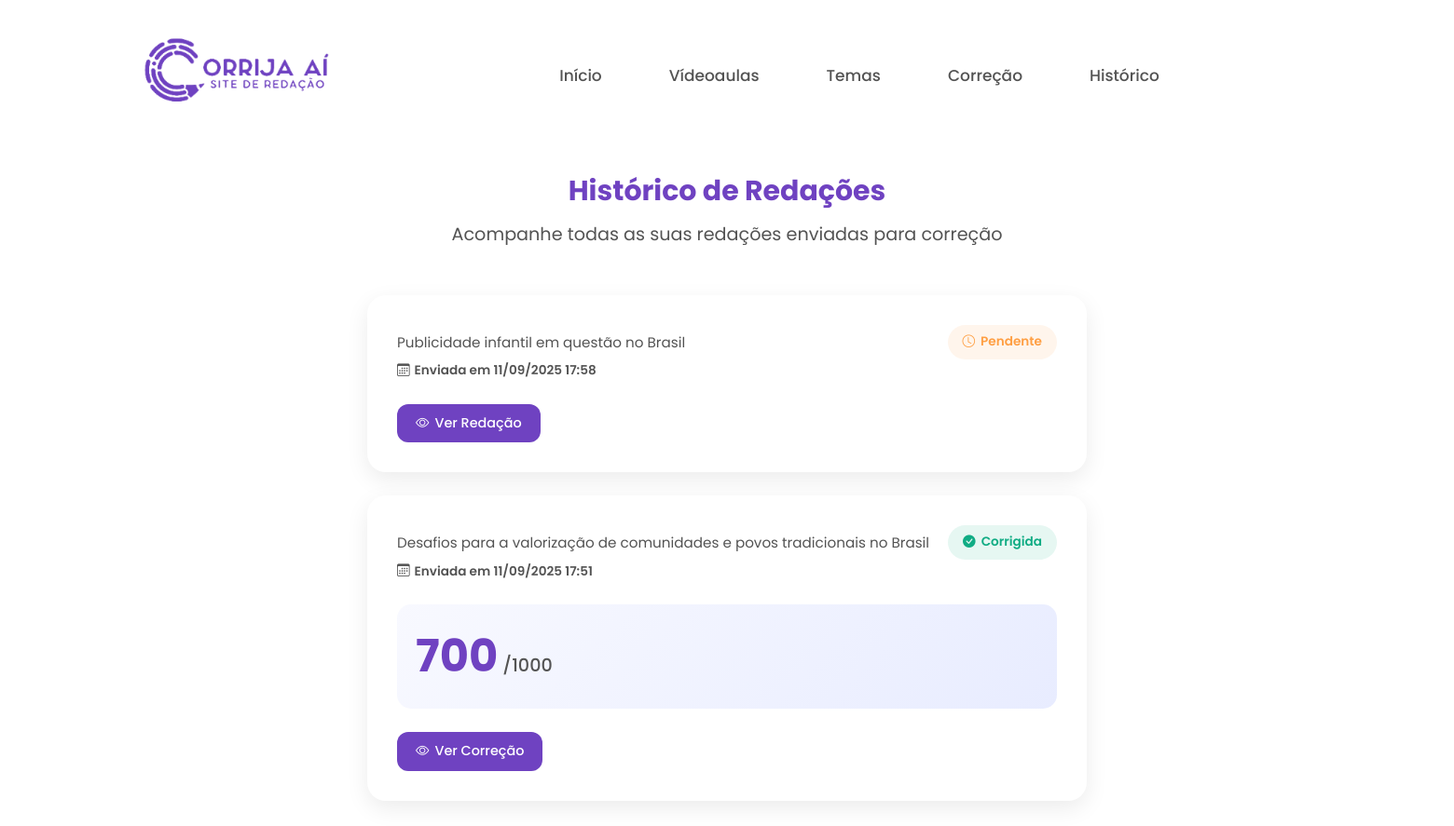
The app's page /historico.php (signed in) with its own data.
### tables this page shows
CREATE TABLE IF NOT EXISTS `redacoes` (
  `id` varchar(255) NOT NULL,
  `usuario_id` int NOT NULL,
  `aluno_nome` varchar(100) NOT NULL,
  `tema` varchar(255) NOT NULL,
  `titulo` varchar(255) DEFAULT NULL,
  `texto` text NOT NULL,
  `data_envio` datetime NOT NULL,
  `status` varchar(50) NOT NULL DEFAULT 'pendente',
  `c1` int DEFAULT '0',
  `c2` int DEFAULT '0',
  `c3` int DEFAULT '0',
  `c4` int DEFAULT '0',
  `c5` int DEFAULT '0',
  `nota_final` int DEFAULT '0',
  `comentarios` text,
  `pontos_fortes` text,
  `pontos_melhoria` text,
  PRIMARY KEY (`id`),
  KEY `usuario_id` (`usuario_id`)
);

### historico.php (the view, shortened to what this page needs)
<?php
require_once 'config.php';
$usuario = obter_usuario_logado();
$stmt = $pdo->prepare("SELECT * FROM redacoes WHERE usuario_id = ? ORDER BY data_envio DESC");
$stmt->execute([$usuario['id']]);
$redacoes = $stmt->fetchAll(PDO::FETCH_ASSOC);
function formatarData($data) {
    $timestamp = strtotime($data);
    return date('d/m/Y H:i', $timestamp);
}
function temaToSlug($tema) {
    $map = [
        'Desafios para a valorização da herança africana no Brasil' => 'heranca-africana',
        'Desafios para o enfrentamento da invisibilidade do trabalho de cuidado realizado pela mulher no Brasil' => 'trabalho-cuidado',
        'Desafios para a valorização de comunidades e povos tradicionais no Brasil' => 'povos-tradicionais',
        'Invisibilidade e registro civil: garantia de acesso à cidadania no Brasil' => 'registro-civil',
        'O estigma associado às doenças mentais na sociedade brasileira' => 'doencas-mentais',
        'Democratização do acesso ao cinema no Brasil' => 'acesso-cinema',
        'Manipulação do comportamento do usuário pelo controle de dados na internet' => 'controle-dados',
        'Desafios para a formação educacional de surdos no Brasil' => 'educacao-surdos',
        'Caminhos para combater a intolerância religiosa no Brasil' => 'intolerancia-religiosa',
        'A persistência da violência contra a mulher na sociedade brasileira' => 'violencia-mulher',
        'Publicidade infantil em questão no Brasil' => 'publicidade-infantil'
    ];
    return $map[$tema] ?? 'outro-tema';
}
?>
<!DOCTYPE html>
<html lang="pt-br">
<head>
  <link href='https://unpkg.com/boxicons@2.1.4/css/boxicons.min.css' rel='stylesheet'>
  <link rel="stylesheet" href="https://cdn.jsdelivr.net/npm/bootstrap-icons@1.13.1/font/bootstrap-icons.min.css">
  <link href="https://cdn.jsdelivr.net/npm/bootstrap@5.3.6/dist/css/bootstrap.min.css" rel="stylesheet">
  <link rel="stylesheet" href="./stylehistorico.css" />
</head>
<body>
  <main>
    <div class="big-wrapper light">
      <header>
        <div class="container1">
          <div class="logo">
            <img src="logo.png" alt="Logo" />
          </div>
          <div class="links">
            <ul>
              <li><a href="inicio.php">Início</a></li>
              <li><a href="aulas.php">Vídeoaulas</a></li>
              <li><a href="temas.php">Temas</a></li>
              <li><a href="correcao.php">Correção</a></li>
              <li><a href="historico.php">Histórico</a></li>
              <li><a href="logout.php" style="color: #dc3545; margin-left: 360px;">Sair</a></li>
            </ul>
          </div>
        </div>
      </header>
      <div class="main-content">
        <div class="hero-section">
          <h1 class="hero-title">Histórico de Redações</h1>
          <p class="hero-subtitle">Acompanhe todas as suas redações enviadas para correção</p>
        </div>
        <div class="redacoes-list">
          <?php if (empty($redacoes)): ?>
            <div class="empty-state">
              <div class="empty-icon"><i class="bi bi-file-text"></i></div>
              <h3>Nenhuma redação encontrada</h3>
              <p>Você ainda não enviou nenhuma redação para correção. Comece agora!</p>
              <a href="correcao.php" class="btn">Enviar primeira redação</a>
            </div>
          <?php else: ?>
            <?php foreach ($redacoes as $redacao): ?>
            <div class="redacao-card status-<?php echo $redacao['status']; ?>"
                 data-tema="<?php echo temaToSlug($redacao['tema']); ?>">
              <div class="redacao-header">
                <div class="redacao-info">
                  <p class="redacao-tema"><?php echo htmlspecialchars($redacao['tema']); ?></p>
                  <span class="redacao-data">
                    <i class="bi bi-calendar3"></i> Enviada em <?php echo formatarData($redacao['data_envio']); ?>
                  </span>
                </div>
                <div class="status-badge status-<?php echo $redacao['status']; ?>">
                  <?php if ($redacao['status'] === 'corrigida'): ?>
                    <i class="bi bi-check-circle-fill"></i> Corrigida
                  <?php else: ?>
                    <i class="bi bi-clock"></i> Pendente
                  <?php endif; ?>
                </div>
              </div>
              <?php if ($redacao['status'] === 'corrigida'): ?>
                <div class="pontuacao-geral">
                  <div class="nota-final">
                    <span class="nota-numero"><?php echo $redacao['nota_final']; ?></span>
                    <span class="nota-total">/1000</span>
                  </div>
                </div>
              <?php endif; ?>
              <div class="redacao-actions">
                  <button class="action-btn view-btn" onclick="viewRedacao('<?php echo $redacao['id']; ?>')">
                    <i class="bi bi-eye"></i>
                    <?php echo $redacao['status'] === 'corrigida' ? 'Ver Correção' : 'Ver Redação'; ?>
                  </button>
              </div>
            </div>
            <?php endforeach; ?>
          <?php endif; ?>
        </div>
      </div>
    </div>
  </main>
</body>
</html>

### stylehistorico.css (style rules this page uses)
.light { --mainColor: #6f42c1; --hoverColor: #47297e; --backgroundColor: #ffffff; --darkOne: #6f42c1; --darkTwo: #45424b; --lightOne: #2e2e2e; --lightTwo: #535353; --successColor: #10ac84; --warningColor: #feca57; --pendingColor: #ff9f43; --excellentColor: #2ecc71; --goodColor: #3498db; --averageColor: #f39c12; --poorColor: #e74c3c; }
*, *::before, *::after { padding: 0; margin: 0; box-sizing: border-box; font-family: "Poppins", sans-serif; }
body { font-family: "Poppins", sans-serif; background-color: var(--backgroundColor); }
img { width: 100%; }
a { text-decoration: none; }
.big-wrapper { position: relative; padding: 1.7rem 0 2rem; width: 100%; min-height: 100vh; background-color: var(--backgroundColor); display: flex; flex-direction: column; justify-content: flex-start; }
.container1 { position: relative; max-width: 1800px; width: 100%; margin: 0 100px; padding: 0 3rem; z-index: 10; }
header { position: relative; z-index: 70; }
header .container1 { display: flex; padding: 0 3rem; align-items: center; }
header .links { margin: 0 8.1%; margin-top: 24px; }
.logo { align-items: center; cursor: pointer; }
.logo img { width: 220px; margin-right: 0.6rem; }
.links ul { display: flex; list-style: none; align-items: center; }
.links a { color: var(--lightTwo); margin-left: 4.5rem; display: inline-block; transition: 0.3s; font-size: 17px; font-weight: 420; }
.main-content { max-width: 1400px; margin: 0 auto; padding: 60px 40px; }
.hero-section { text-align: center; margin-bottom: 50px; }
.hero-title { font-size: 30px; font-weight: 700; color: var(--darkOne); margin-bottom: 15px; }
.hero-subtitle { font-size: 1.2rem; color: var(--lightTwo); font-weight: 400; }
.redacoes-list { display: flex; flex-direction: column; gap: 25px; }
.redacao-card { background: white; border-radius: 20px; padding: 30px; box-shadow: 0 8px 25px rgba(0, 0, 0, 0.08); border: 2px solid transparent; transition: all 0.3s ease; }
.redacao-header { display: flex; justify-content: space-between; align-items: flex-start; margin-bottom: 25px; gap: 20px; }
.redacao-info { flex: 1; }
.redacao-tema { color: var(--lightTwo); font-size: 0.95rem; line-height: 1.4; margin-bottom: 10px; }
.redacao-data { color: var(--lightTwo); font-size: 0.85rem; display: flex; align-items: center; gap: 5px; }
.status-badge { padding: 8px 16px; border-radius: 20px; font-size: 0.85rem; font-weight: 600; display: flex; align-items: center; gap: 6px; white-space: nowrap; }
.status-badge.status-corrigida { background: rgba(16, 172, 132, 0.1); color: var(--successColor); }
.status-badge.status-pendente { background: rgba(255, 159, 67, 0.1); color: var(--pendingColor); }
.pontuacao-geral { display: flex; align-items: center; gap: 20px; margin-bottom: 25px; padding: 20px; background: linear-gradient(135deg, #f8f9ff, #e8ecff); border-radius: 15px; }
.nota-final { display: flex; align-items: baseline; gap: 5px; }
.nota-numero { font-size: 3rem; font-weight: 700; color: var(--mainColor); }
.nota-total { font-size: 1.2rem; color: var(--lightTwo); font-weight: 500; }
.redacao-actions { display: flex; gap: 12px; flex-wrap: wrap; }
.action-btn { padding: 10px 20px; border: none; border-radius: 12px; font-size: 0.9rem; font-weight: 500; cursor: pointer; transition: all 0.3s ease; display: flex; align-items: center; gap: 6px; }
.view-btn { background: var(--mainColor); color: white; }
.redacao-card { animation: slideInUp 0.5s ease forwards; }
.redacao-card:nth-child(2) { animation-delay: 0.1s; }
span { color: var(--mainColor); font-weight: 600; }

### records on screen
redacoes: tema "Publicidade infantil em questão no Brasil", data_envio "11/09/2025 17:58", status "pendente" (drawn)
redacoes: tema "Desafios para a valorização de comunidades e povos tradicionais no Brasil", data_envio "11/09/2025 17:51", status "corrigida" (drawn), nota_final "700"
